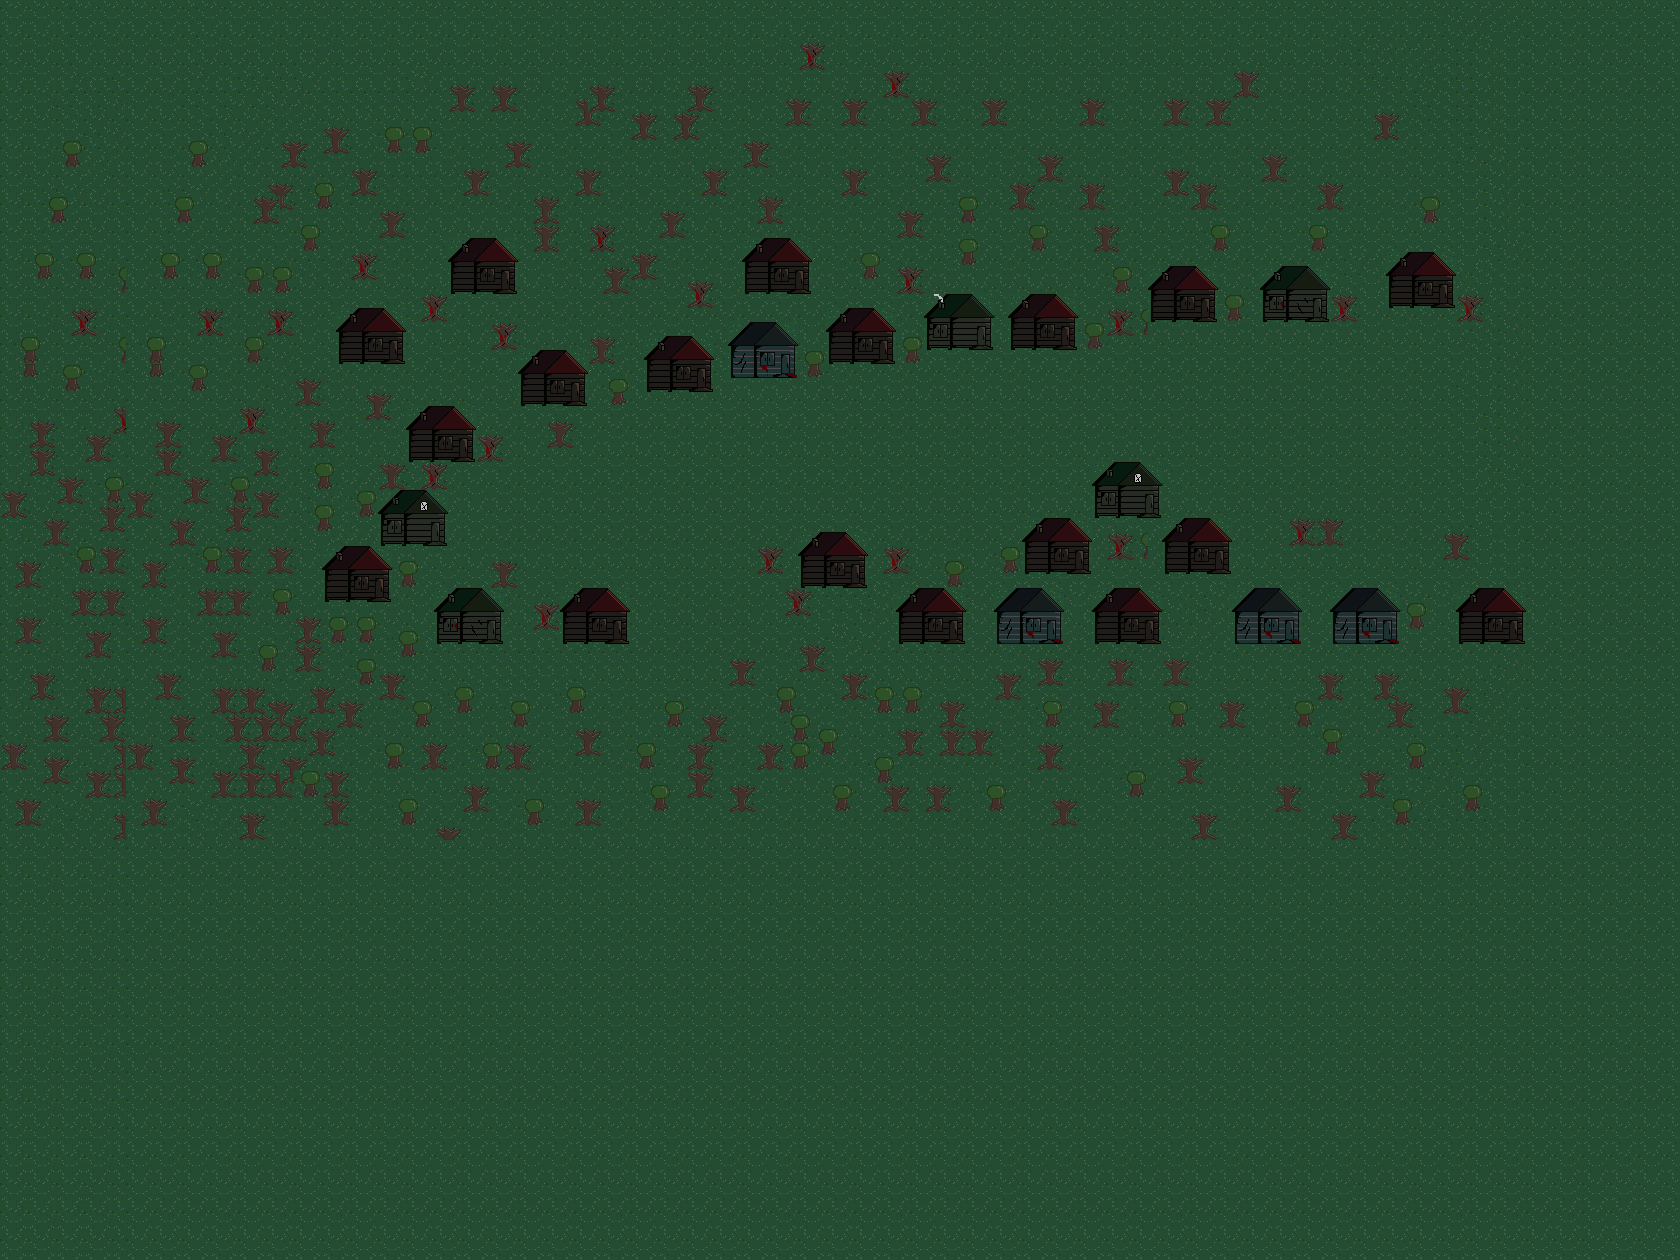

A level layout from a 2D game, rendered from its tile map. Below: a short description, then the map file with tile-grid data replaced by summaries:
An orthogonal 120x90 tile map with 14x14 px tiles, 1 tile layer (layer1), 8 tilesets and 23 objects (14x house, poleTop, poleBotR, poleBotL).

<map version="1.0" tiledversion="1.0.2" orientation="orthogonal" renderorder="right-down" width="120" height="90" tilewidth="14" tileheight="14" nextobjectid="70">
 <tileset firstgid="1" name="tile" tilewidth="14" tileheight="14" tilecount="8" columns="4">
  <image source="tile.png" width="56" height="28" />
 </tileset>
 <tileset firstgid="9" name="house" tilewidth="14" tileheight="14" tilecount="20" columns="5">
  <image source="house.png" width="70" height="56" />
 </tileset>
 <tileset firstgid="29" name="house1" tilewidth="14" tileheight="14" tilecount="20" columns="5">
  <image source="house1.png" width="70" height="56" />
 </tileset>
 <tileset firstgid="49" name="house2" tilewidth="14" tileheight="14" tilecount="20" columns="5">
  <image source="house2.png" width="70" height="56" />
 </tileset>
 <tileset firstgid="69" name="house3" tilewidth="14" tileheight="14" tilecount="20" columns="5">
  <image source="house3.png" width="70" height="56" />
 </tileset>
 <tileset firstgid="89" name="house4" tilewidth="14" tileheight="14" tilecount="20" columns="5">
  <image source="house4.png" width="70" height="56" />
 </tileset>
 <tileset firstgid="109" name="tile1" tilewidth="14" tileheight="14" tilecount="8" columns="4">
  <image source="tile1.png" width="56" height="28" />
 </tileset>
 <tileset firstgid="117" name="RED" tilewidth="14" tileheight="14" tilecount="1" columns="1">
  <image source="RED.png" width="14" height="14" />
 </tileset>
 <layer name="layer1" width="120" height="90">
  <data>[10800 cells, 10800 non-empty, 116 distinct tile ids]</data>
 </layer>
 <objectgroup name="layer_collision">
  <object id="23" name="poleTop" x="3.06061" y="2.57576" width="1522.33" height="335" />
  <object id="27" name="poleBotR" x="901.394" y="589.576" width="622" height="678" />
  <object id="34" name="house" x="408.394" y="407.576" width="65" height="56" />
  <object id="35" name="house" x="520.394" y="355.576" width="68" height="52" />
  <object id="36" name="house" x="644.394" y="339.576" width="76" height="54" />
  <object id="37" name="house" x="728.394" y="339.576" width="73" height="38" />
  <object id="39" name="house" x="831.394" y="340.576" width="93" height="28" />
  <object id="40" name="house" x="931.394" y="337.576" width="68" height="21" />
  <object id="41" name="house" x="1013.39" y="338.576" width="66" height="12" />
  <object id="42" name="house" x="805.394" y="543.576" width="60" height="46" />
  <object id="43" name="house" x="1021.39" y="521.576" width="75" height="54" />
  <object id="44" name="house" x="1096.39" y="465.576" width="65" height="56" />
  <object id="45" name="house" x="1165.39" y="522.576" width="62" height="51" />
  <object id="46" name="house" x="1283.39" y="513.576" width="66" height="34" />
  <object id="55" name="house" x="444.394" y="598.576" width="53" height="48" />
  <object id="56" name="poleBotL" x="395.394" y="709.576" width="506" height="517.333" />
  <object id="58" name="house" x="568.394" y="597.576" width="61" height="50" />
  <object id="60" x="-8.43939" y="340.076" width="397.333" height="940.333" />
  <object id="62" x="387.394" y="512.576" width="58" height="35" />
  <object id="63" x="393.394" y="497.576" width="44" height="13" />
  <object id="66" x="1529.33" y="2.66667" />
  <object id="67" x="1537.33" y="25.3333" />
  <object id="68" x="1524" y="9.33333" width="238.667" height="1249.33" />
 </objectgroup>
</map>
